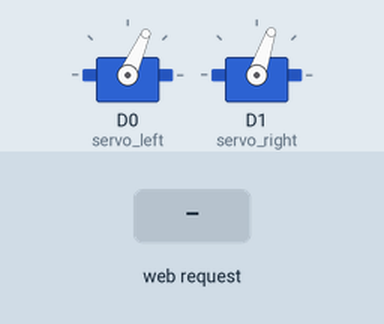
A sketch run on a simulated ESP8266 (NodeMCU). Parts: 2 × servo. The test bench sets the inputs (shaded band). WiFi joins after 1.5 s; servers stay silent unless stated; what the sketch prints to the serial monitor is not drawn.

Above: at 2.7 s.
2.8 s: HTTP request GET /Servo received
At 3.3 s:
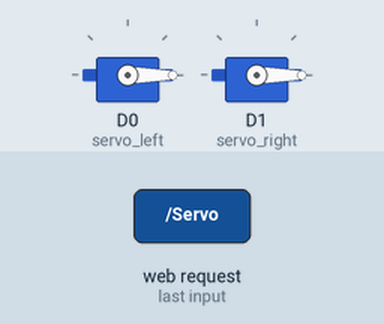
Timing chart, 0 to 5.8 s (numbered marks = the images above; inputs shaded):
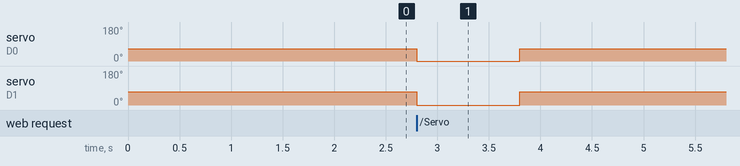

Measured:
- after the input at 2.8 s, servo on D0 (servo_left): 66° → 0° at once, → 66° 1.0 s later; servo on D1 (servo_right): 71° → 0° at once, → 71° 1.0 s later

The sketch:

Robot_Server.ino
```cpp
/*
Craig Crundwell
Oct 20, 2019
This program is run on the ESP8266 and interfaces with a python client to control the robot
*/

//Libraries
#include <ESP8266WiFi.h>
#include <ESP8266WebServer.h>
#include <Servo.h>
#include <ArduinoJson.h>

//Creates an server object and connets to the wifi
ESP8266WebServer server;
char* ssid = "Innovation-Science";
char* password = "Creative=Choice+1!";

//Sets centre servo values
int leftStop = 66;
int rightStop = 71;

//Creates two servo objects
Servo servo_left;
Servo servo_right;

//These values track the connection frequency
unsigned long lastConnectMillis;
unsigned long connectMillis;

void setup()
{
  //Sets pinouts for left and right servos
  servo_left.attach(D0);
  servo_right.attach(D1);

  //The servos should stay still while the wifi connects
  servo_left.write(leftStop);
  servo_right.write(rightStop);

  //Connects to the wifi
  WiFi.begin(ssid,password);

  //Starts the serial monitor and outputs the connection status
  Serial.begin(115200);
  Serial.println("");
  while(WiFi.status()!=WL_CONNECTED)
  {
    Serial.print(".");
    delay(500);
  }
  Serial.println("");
  Serial.print("IP Address: ");

  //This IP address is needed for the python client
  Serial.println(WiFi.localIP());

  //Sends a hello world to the client
  server.on("/",[](){server.send(200,"text/plain","Hello World!");});

  //Creates a page to send servo commands to
  server.on("/Servo",setServo);
  server.begin();
}

void loop()
{
  //Checks for input from the client
  server.handleClient();

  //tracks time since last connection
  lastConnectMillis = millis() - connectMillis;

  //Stops motors if connection is lost for over 1 second
  if (lastConnectMillis > 1000)
  {
    servo_left.write(leftStop);
    servo_right.write(rightStop);
  }
}

void setServo()
{
  //Updates time of last connection
  connectMillis = millis();

  //Reads data from client
  String data_string = server.arg("plain");
  StaticJsonDocument<400> jDoc;
  DeserializationError err = deserializeJson(jDoc, data_string);
  JsonObject object = jDoc.as<JsonObject>();
  const char* left = object["left"];
  const char* right = object["right"];

  //Converts data to strings
  String Left = left;
  String Right = right;

  //Sets servo values
  servo_left.write(Left.toInt());
  servo_right.write(Right.toInt());

  //Sends empty response
  server.send(204,"");
}
```
